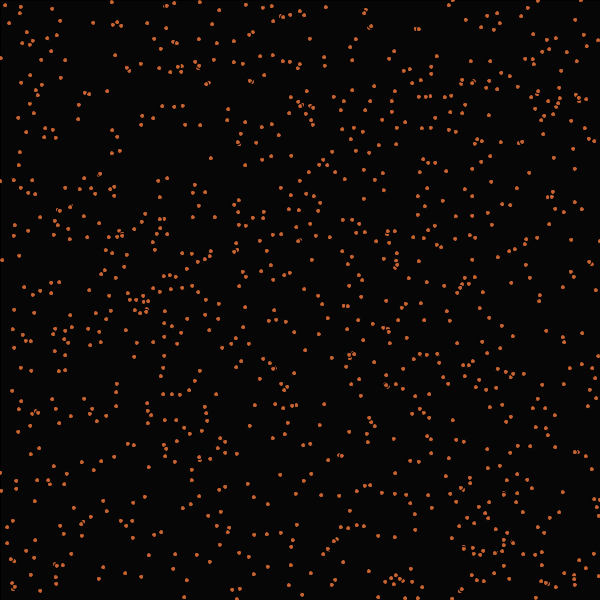
Frame 1 (no input)
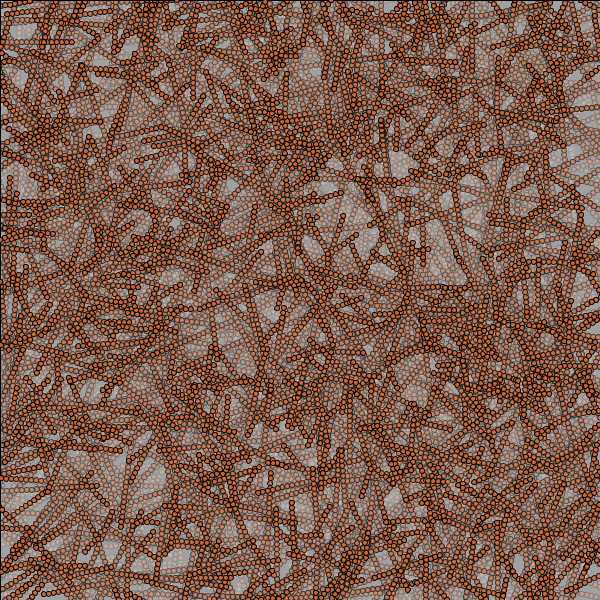
Frame 60 (the mouse pressed at the canvas centre just before this capture)
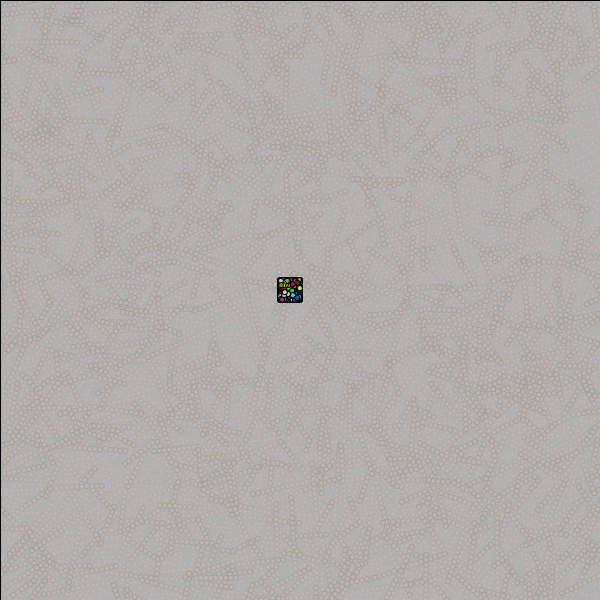
Frame 120 (the mouse held since frame 60 and released just before this capture)

The Processing sketch that drew these frames (run headless with seeded random() and noise(); from frame 60 on, the mouse is pressed at the canvas centre):

// Processing sketch: Space
// ── Space.pde
//Declare your variables here
// so try declaring one Particle first, then instantiate it in setup, and use move and show in draw()
Normal[] particles = new Normal[1000];

void setup() {
  size(600, 600);
  background(0);
  for (int i = 0; i < particles.length; i++) {
    particles[i] = new Normal((Math.random()*600), (Math.random()*600), 5, (float)(Math.random()*360));
  }
} //end of setup


void draw() {
  fill(200, 8);
  rect(0, 0, width, height);
  for (int i = 0; i < particles.length; i++) {
    particles[i].show();
  }
  for (int i = 0; i < particles.length; i++) {
    particles[i].move();
  }
} //end of draw

// ── Jumbo.pde
class Jumbo extends Normal{
  public Jumbo(double myX, double myY, double speed, float direction){
    super(myX,myY,speed,direction);
  }
}

// ── Normal.pde
class Normal {
  double myX;
  double myY;
  double speed;
  float direction;
  int r, g, b;

  public Normal(double myX, double myY, double speed, float direction) {
    this.myX = myX;
    this.myY = myY;
    this.speed = speed;
    this.direction = direction;
    r = 200;
    g = 100;
    b = 50;
  }

  void move() {
    if (myX > 600 || myX < 0) {
      direction = direction-180;
    }
    if (myY > 600 || myY < 0) {
      direction = direction-180;
    }
    if (!mousePressed) {
      myX = myX + Math.cos(radians(direction))*speed;
      myY = myY + Math.sin(radians(direction))*speed;
    }else {
      myX = mouseX - Math.random()*20;
      myY = mouseY - Math.random()*20;
      r = (int)(Math.random()*255);
      g = (int)(Math.random()*255);
      b = (int)(Math.random()*255);
    }
  }

  void show() {
    pushMatrix();
    translate((float) myX, (float)myY);
    fill(r, g, b);
    ellipse(0, 0, 5, 5);
    popMatrix();
  }
}

// ── Oddball.pde
class Oddball extends Normal{
  public Oddball(double myX, double myY, double speed, float direction){
    super(myX,myY,speed,direction);
  }
}
